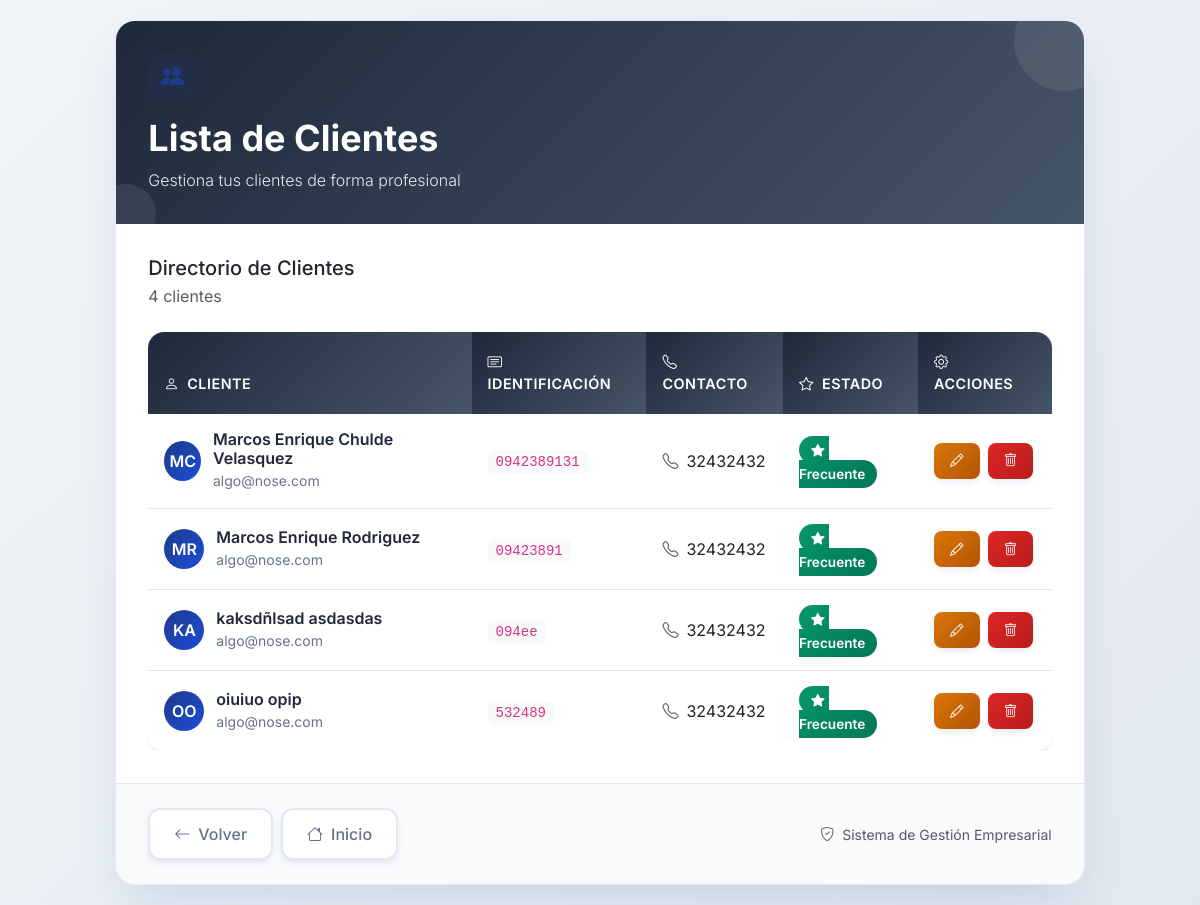
The page /productos/clientes/ on the database as committed earlier.
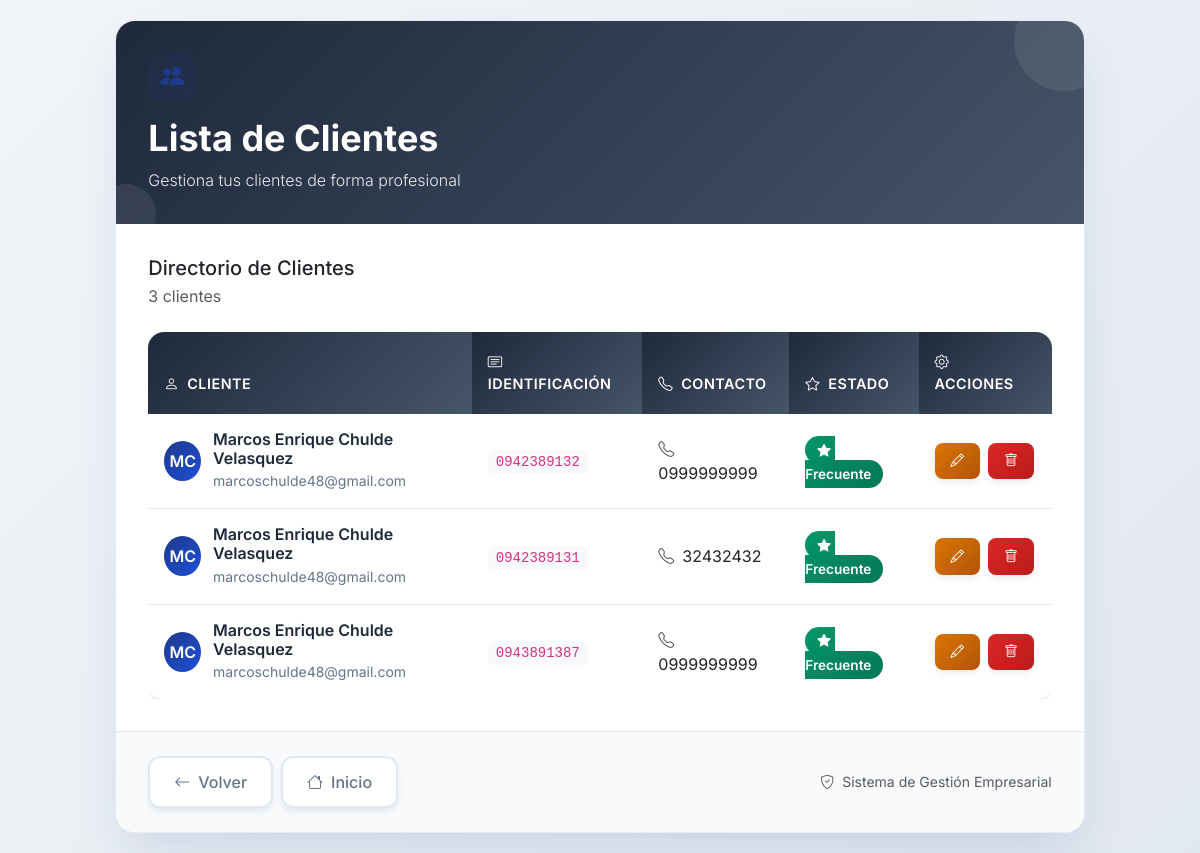
The same page on the database as committed later.
### CrudProducto/models.py (models this page shows, shortened)
class Persona(models.Model):
    nombre = models.CharField(max_length=100)
    apellidos = models.CharField(max_length=100)
    cedula = models.CharField(max_length=20, unique=True)
    telefono = models.CharField(max_length=15)
    correo = models.EmailField()
    class Meta:
        abstract = True  # No se creará tabla en la BD

class Cliente(Persona):
    OPCIONES = [
        ('Si', 'Sí'),
        ('No', 'No'),
    ]
    cliente_frecuente = models.CharField(max_length=2, choices=OPCIONES)

### CrudProducto/views.py (the view)
# urls.py: path('clientes/', views.listar_clientes, name='listar_clientes'),
def listar_clientes(request):
    clientes = Cliente.objects.all()
    return render(request, 'cliente.html', {
        'clientes': clientes,
        'title': 'Lista de Clientes',
        'vista': 'lista'
    })

### CrudProducto/templates/cliente.html (shortened to what the changed rows need)
<!DOCTYPE html>
<html lang="es">
<head>
    <link href="https://cdn.jsdelivr.net/npm/bootstrap@5.3.0/dist/css/bootstrap.min.css" rel="stylesheet">
    <link rel="stylesheet" href="https://cdn.jsdelivr.net/npm/bootstrap-icons@1.11.0/font/bootstrap-icons.css">
</head>
<body>
    <div class="container-fluid px-3">
        <div class="row justify-content-center">
            <div class="col-12 col-xl-10">
                <div class="main-container">
                    <div class="header-section">
                        <h1 class="header-title">{{ title }}</h1>
                    </div>
                    <div class="content-section">
                        {% if vista == "lista" %}
                            <div class="mb-4">
                                <h5 class="mb-1">Directorio de Clientes</h5>
                                <p class="text-muted mb-0">{{ clientes|length }} cliente{{ clientes|length|pluralize }}</p>
                            </div>
                            <div class="table-responsive">
                                <table class="table table-elegant mb-0">
                                    <thead>
                                        <tr>
                                            <th><i class="bi bi-person me-2"></i>Cliente</th>
                                            <th><i class="bi bi-card-text me-2"></i>Identificación</th>
                                            <th><i class="bi bi-telephone me-2"></i>Contacto</th>
                                            <th><i class="bi bi-star me-2"></i>Estado</th>
                                            <th><i class="bi bi-gear me-2"></i>Acciones</th>
                                        </tr>
                                    </thead>
                                    <tbody>
                                        {% for c in clientes %}
                                        <tr>
                                            <td>
                                                <div class="client-info">
                                                    <div class="client-avatar">
                                                        {{ c.nombre|first|upper }}{{ c.apellidos|first|upper }}
                                                    </div>
                                                    <div class="client-details">
                                                        <h6>{{ c.nombre }} {{ c.apellidos }}</h6>
                                                        <small>{{ c.correo }}</small>
                                                    </div>
                                                </div>
                                            </td>
                                            <td>
                                                <div>
                                                    <code class="bg-light px-2 py-1 rounded">{{ c.cedula }}</code>
                                                </div>
                                            </td>
                                            <td>
                                                <div>
                                                    <i class="bi bi-telephone me-2 text-muted"></i>{{ c.telefono }}
                                                </div>
                                            </td>
                                            <td>
                                                {% if c.cliente_frecuente %}
                                                    <span class="status-badge">
                                                        <i class="bi bi-star-fill me-1"></i>Frecuente
                                                    </span>
                                                {% else %}
                                                    <span class="status-badge regular">
                                                        <i class="bi bi-person me-1"></i>Regular
                                                    </span>
                                                {% endif %}
                                            </td>
                                            <td>
                                                <div class="action-buttons">
                                                    <a href="{% url 'productos:actualizar_cliente' c.id %}"
                                                       class="btn btn-warning-elegant btn-sm-elegant btn-elegant">
                                                        <i class="bi bi-pencil"></i>
                                                    </a>
                                                    <a href="{% url 'productos:eliminar_cliente' c.id %}"
                                                       class="btn btn-danger-elegant btn-sm-elegant btn-elegant">
                                                        <i class="bi bi-trash"></i>
                                                    </a>
                                                </div>
                                            </td>
                                        </tr>
                                        {% endfor %}
                                    </tbody>
                                </table>
                            </div>
                        {% endif %}
                    </div>
                </div>
            </div>
        </div>
    </div>
</body>
</html>

Rows that differ between the two databases and show on the page:
removed Cliente: nombre|first "M", apellidos|first "C", nombre "Marcos Enrique", apellidos "Chulde Velasquez", correo "algo@nose.com", cedula "0942389131", telefono "32432432", cliente_frecuente "Si" (drawn)
removed Cliente: nombre|first "M", apellidos|first "R", nombre "Marcos Enrique", apellidos "Rodriguez", correo "algo@nose.com", cedula "09423891", telefono "32432432", cliente_frecuente "No" (drawn)
removed Cliente: nombre|first "K", apellidos|first "A", nombre "kaksdñlsad", apellidos "asdasdas", correo "algo@nose.com", cedula "094ee", telefono "32432432", cliente_frecuente "Si" (drawn)
removed Cliente: nombre|first "O", apellidos|first "O", nombre "oiuiuo", apellidos "opip", correo "algo@nose.com", cedula "532489", telefono "32432432", cliente_frecuente "Si" (drawn)
added Cliente: nombre|first "M", apellidos|first "C", nombre "Marcos Enrique", apellidos "Chulde Velasquez", correo "marcoschulde48@gmail.com", cedula "0942389132", telefono "0999999999", cliente_frecuente "Si" (drawn)
added Cliente: nombre|first "M", apellidos|first "C", nombre "Marcos Enrique", apellidos "Chulde Velasquez", correo "marcoschulde48@gmail.com", cedula "0942389131", telefono "32432432", cliente_frecuente "Si" (drawn)
added Cliente: nombre|first "M", apellidos|first "C", nombre "Marcos Enrique", apellidos "Chulde Velasquez", correo "marcoschulde48@gmail.com", cedula "0943891387", telefono "0999999999", cliente_frecuente "Si" (drawn)
Other text that changed with them:
{{ clientes|length }}: "4" → "3"
